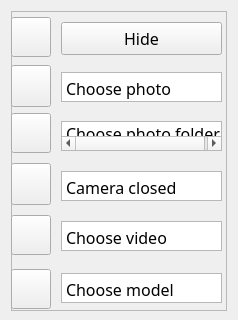
         <widget class="QWidget" name="Sidebar" native="true">
          <property name="styleSheet">
           <string notr="true"/>
          </property>
          <layout class="QVBoxLayout" name="verticalLayout_3" stretch="0">
           <property name="sizeConstraint">
            <enum>QLayout::SetDefaultConstraint</enum>
           </property>
           <property name="bottomMargin">
            <number>9</number>
           </property>
           <item>
            <widget class="QFrame" name="frame">
             <property name="minimumSize">
              <size>
               <width>216</width>
               <height>300</height>
              </size>
             </property>
             <property name="frameShape">
              <enum>QFrame::StyledPanel</enum>
             </property>
             <property name="frameShadow">
              <enum>QFrame::Raised</enum>
             </property>
             <widget class="QToolButton" name="toolButton_camera">
              <property name="geometry">
               <rect>
                <x>0</x>
                <y>152</y>
                <width>40</width>
                <height>42</height>
               </rect>
              </property>
              <property name="minimumSize">
               <size>
                <width>40</width>
                <height>40</height>
               </size>
              </property>
              <property name="maximumSize">
               <size>
                <width>45</width>
                <height>45</height>
               </size>
              </property>
              <property name="cursor">
               <cursorShape>PointingHandCursor</cursorShape>
              </property>
              <property name="toolTip">
               <string>开启摄像头</string>
              </property>
              <property name="autoFillBackground">
               <bool>false</bool>
              </property>
              <property name="text">
               <string/>
              </property>
              <property name="icon">
               <iconset resource="RecSystem.qrc">
                <normaloff>:/images/icons/g1.png</normaloff>:/images/icons/g1.png</iconset>
              </property>
              <property name="iconSize">
               <size>
                <width>50</width>
                <height>39</height>
               </size>
              </property>
              <property name="popupMode">
               <enum>QToolButton::DelayedPopup</enum>
              </property>
              <property name="toolButtonStyle">
               <enum>Qt::ToolButtonTextUnderIcon</enum>
              </property>
              <property name="autoRaise">
               <bool>false</bool>
              </property>
              <property name="arrowType">
               <enum>Qt::NoArrow</enum>
              </property>
             </widget>
             <widget class="QTextEdit" name="textEdit_camera">
              <property name="geometry">
               <rect>
                <x>50</x>
                <y>160</y>
                <width>161</width>
                <height>30</height>
               </rect>
              </property>
              <property name="sizePolicy">
               <sizepolicy hsizetype="Fixed" vsizetype="Fixed">
                <horstretch>0</horstretch>
                <verstretch>0</verstretch>
               </sizepolicy>
              </property>
              <property name="minimumSize">
               <size>
                <width>150</width>
                <height>30</height>
               </size>
              </property>
              <property name="maximumSize">
               <size>
                <width>280</width>
                <height>40</height>
               </size>
              </property>
              <property name="font">
               <font>
                <family>12pt 华为仿宋</family>
                <pointsize>12</pointsize>
                <italic>false</italic>
                <bold>false</bold>
               </font>
              </property>
              <property name="locale">
               <locale language="English" country="UnitedStates"/>
              </property>
              <property name="verticalScrollBarPolicy">
               <enum>Qt::ScrollBarAlwaysOff</enum>
              </property>
              <property name="horizontalScrollBarPolicy">
               <enum>Qt::ScrollBarAsNeeded</enum>
              </property>
              <property name="lineWrapMode">
               <enum>QTextEdit::NoWrap</enum>
              </property>
              <property name="readOnly">
               <bool>true</bool>
              </property>
              <property name="html">
               <string>&lt;!DOCTYPE HTML PUBLIC &quot;-//W3C//DTD HTML 4.0//EN&quot; &quot;http://www.w3.org/TR/REC-html40/strict.dtd&quot;&gt;
&lt;html&gt;&lt;head&gt;&lt;meta name=&quot;qrichtext&quot; content=&quot;1&quot; /&gt;&lt;meta charset=&quot;utf-8&quot; /&gt;&lt;style type=&quot;text/css&quot;&gt;
p, li { white-space: pre-wrap; }
hr { height: 1px; border-width: 0; }
li.unchecked::marker { content: &quot;\2610&quot;; }
li.checked::marker { content: &quot;\2612&quot;; }
&lt;/style&gt;&lt;/head&gt;&lt;body style=&quot; font-family:'12pt 华为仿宋'; font-size:12pt; font-weight:400; font-style:normal;&quot;&gt;
&lt;p style=&quot; margin-top:0px; margin-bottom:0px; margin-left:0px; margin-right:0px; -qt-block-indent:0; text-indent:0px;&quot;&gt;&lt;span style=&quot; font-family:'Adobe Devanagari';&quot;&gt;Camera closed&lt;/span&gt;&lt;/p&gt;&lt;/body&gt;&lt;/html&gt;</string>
              </property>
             </widget>
             <widget class="QToolButton" name="toolButton_file">
              <property name="geometry">
               <rect>
                <x>0</x>
                <y>54</y>
                <width>40</width>
                <height>42</height>
               </rect>
              </property>
              <property name="minimumSize">
               <size>
                <width>40</width>
                <height>40</height>
               </size>
              </property>
              <property name="maximumSize">
               <size>
                <width>45</width>
                <height>45</height>
               </size>
              </property>
              <property name="cursor">
               <cursorShape>PointingHandCursor</cursorShape>
              </property>
              <property name="toolTip">
               <string>选择图片</string>
              </property>
              <property name="autoFillBackground">
               <bool>false</bool>
              </property>
              <property name="text">
               <string/>
              </property>
              <property name="icon">
               <iconset resource="RecSystem.qrc">
                <normaloff>:/images/icons/recovery.png</normaloff>:/images/icons/recovery.png</iconset>
              </property>
              <property name="iconSize">
               <size>
                <width>50</width>
                <height>40</height>
               </size>
              </property>
              <property name="popupMode">
               <enum>QToolButton::DelayedPopup</enum>
              </property>
              <property name="toolButtonStyle">
               <enum>Qt::ToolButtonTextUnderIcon</enum>
              </property>
              <property name="autoRaise">
               <bool>false</bool>
              </property>
              <property name="arrowType">
               <enum>Qt::NoArrow</enum>
              </property>
             </widget>
             <widget class="QTextEdit" name="textEdit_image">
              <property name="geometry">
               <rect>
                <x>50</x>
                <y>61</y>
                <width>161</width>
                <height>30</height>
               </rect>
              </property>
              <property name="sizePolicy">
               <sizepolicy hsizetype="Fixed" vsizetype="Fixed">
                <horstretch>0</horstretch>
                <verstretch>0</verstretch>
               </sizepolicy>
              </property>
              <property name="minimumSize">
               <size>
                <width>150</width>
                <height>30</height>
               </size>
              </property>
              <property name="maximumSize">
               <size>
                <width>280</width>
                <height>40</height>
               </size>
              </property>
              <property name="font">
               <font>
                <family>12pt 华为仿宋</family>
                <pointsize>12</pointsize>
                <italic>false</italic>
                <bold>false</bold>
               </font>
              </property>
              <property name="layoutDirection">
               <enum>Qt::LeftToRight</enum>
              </property>
              <property name="locale">
               <locale language="English" country="UnitedStates"/>
              </property>
              <property name="verticalScrollBarPolicy">
               <enum>Qt::ScrollBarAlwaysOff</enum>
              </property>
              <property name="horizontalScrollBarPolicy">
               <enum>Qt::ScrollBarAsNeeded</enum>
              </property>
              <property name="lineWrapMode">
               <enum>QTextEdit::NoWrap</enum>
              </property>
              <property name="readOnly">
               <bool>true</bool>
              </property>
              <property name="html">
               <string>&lt;!DOCTYPE HTML PUBLIC &quot;-//W3C//DTD HTML 4.0//EN&quot; &quot;http://www.w3.org/TR/REC-html40/strict.dtd&quot;&gt;
&lt;html&gt;&lt;head&gt;&lt;meta name=&quot;qrichtext&quot; content=&quot;1&quot; /&gt;&lt;meta charset=&quot;utf-8&quot; /&gt;&lt;style type=&quot;text/css&quot;&gt;
p, li { white-space: pre-wrap; }
hr { height: 1px; border-width: 0; }
li.unchecked::marker { content: &quot;\2610&quot;; }
li.checked::marker { content: &quot;\2612&quot;; }
&lt;/style&gt;&lt;/head&gt;&lt;body style=&quot; font-family:'12pt 华为仿宋'; font-size:12pt; font-weight:400; font-style:normal;&quot;&gt;
&lt;p style=&quot; margin-top:0px; margin-bottom:0px; margin-left:0px; margin-right:0px; -qt-block-indent:0; text-indent:0px;&quot;&gt;&lt;span style=&quot; font-family:'Adobe Devanagari';&quot;&gt;Choose photo&lt;/span&gt;&lt;/p&gt;&lt;/body&gt;&lt;/html&gt;</string>
              </property>
             </widget>
             <widget class="QToolButton" name="toolButton_model">
              <property name="geometry">
               <rect>
                <x>0</x>
                <y>258</y>
                <width>40</width>
                <height>40</height>
               </rect>
              </property>
              <property name="minimumSize">
               <size>
                <width>40</width>
                <height>40</height>
               </size>
              </property>
              <property name="maximumSize">
               <size>
                <width>45</width>
                <height>45</height>
               </size>
              </property>
              <property name="cursor">
               <cursorShape>PointingHandCursor</cursorShape>
              </property>
              <property name="toolTip">
               <string>使用默认模型</string>
              </property>
              <property name="autoFillBackground">
               <bool>false</bool>
              </property>
              <property name="text">
               <string/>
              </property>
              <property name="icon">
               <iconset resource="RecSystem.qrc">
                <normaloff>:/images/icons/model.png</normaloff>:/images/icons/model.png</iconset>
              </property>
              <property name="iconSize">
               <size>
                <width>40</width>
                <height>39</height>
               </size>
              </property>
              <property name="popupMode">
               <enum>QToolButton::DelayedPopup</enum>
              </property>
              <property name="toolButtonStyle">
               <enum>Qt::ToolButtonTextUnderIcon</enum>
              </property>
              <property name="autoRaise">
               <bool>false</bool>
              </property>
              <property name="arrowType">
               <enum>Qt::NoArrow</enum>
              </property>
             </widget>
             <widget class="QTextEdit" name="textEdit_model">
              <property name="geometry">
               <rect>
                <x>50</x>
                <y>262</y>
                <width>161</width>
                <height>30</height>
               </rect>
              </property>
              <property name="sizePolicy">
               <sizepolicy hsizetype="Fixed" vsizetype="Fixed">
                <horstretch>0</horstretch>
                <verstretch>0</verstretch>
               </sizepolicy>
              </property>
              <property name="minimumSize">
               <size>
                <width>150</width>
                <height>30</height>
               </size>
              </property>
              <property name="maximumSize">
               <size>
                <width>280</width>
                <height>40</height>
               </size>
              </property>
              <property name="font">
               <font>
                <family>12pt 华为仿宋</family>
                <pointsize>12</pointsize>
                <italic>false</italic>
                <bold>false</bold>
               </font>
              </property>
              <property name="locale">
               <locale language="English" country="UnitedStates"/>
              </property>
              <property name="verticalScrollBarPolicy">
               <enum>Qt::ScrollBarAlwaysOff</enum>
              </property>
              <property name="horizontalScrollBarPolicy">
               <enum>Qt::ScrollBarAsNeeded</enum>
              </property>
              <property name="lineWrapMode">
               <enum>QTextEdit::NoWrap</enum>
              </property>
              <property name="readOnly">
               <bool>true</bool>
              </property>
              <property name="html">
               <string>&lt;!DOCTYPE HTML PUBLIC &quot;-//W3C//DTD HTML 4.0//EN&quot; &quot;http://www.w3.org/TR/REC-html40/strict.dtd&quot;&gt;
&lt;html&gt;&lt;head&gt;&lt;meta name=&quot;qrichtext&quot; content=&quot;1&quot; /&gt;&lt;meta charset=&quot;utf-8&quot; /&gt;&lt;style type=&quot;text/css&quot;&gt;
p, li { white-space: pre-wrap; }
hr { height: 1px; border-width: 0; }
li.unchecked::marker { content: &quot;\2610&quot;; }
li.checked::marker { content: &quot;\2612&quot;; }
&lt;/style&gt;&lt;/head&gt;&lt;body style=&quot; font-family:'12pt 华为仿宋'; font-size:12pt; font-weight:400; font-style:normal;&quot;&gt;
&lt;p style=&quot; margin-top:0px; margin-bottom:0px; margin-left:0px; margin-right:0px; -qt-block-indent:0; text-indent:0px;&quot;&gt;&lt;span style=&quot; font-family:'Adobe Devanagari';&quot;&gt;Choose model&lt;/span&gt;&lt;/p&gt;&lt;/body&gt;&lt;/html&gt;</string>
              </property>
             </widget>
             <widget class="QToolButton" name="toolButton_folder">
              <property name="geometry">
               <rect>
                <x>0</x>
                <y>102</y>
                <width>40</width>
                <height>40</height>
               </rect>
              </property>
              <property name="minimumSize">
               <size>
                <width>40</width>
                <height>40</height>
               </size>
              </property>
              <property name="maximumSize">
               <size>
                <width>45</width>
                <height>45</height>
               </size>
              </property>
              <property name="cursor">
               <cursorShape>PointingHandCursor</cursorShape>
              </property>
              <property name="toolTip">
               <string>选择图片文件夹</string>
              </property>
              <property name="autoFillBackground">
               <bool>false</bool>
              </property>
              <property name="text">
               <string/>
              </property>
              <property name="icon">
               <iconset resource="RecSystem.qrc">
                <normaloff>:/images/icons/folder.png</normaloff>:/images/icons/folder.png</iconset>
              </property>
              <property name="iconSize">
               <size>
                <width>50</width>
                <height>39</height>
               </size>
              </property>
              <property name="popupMode">
               <enum>QToolButton::DelayedPopup</enum>
              </property>
              <property name="toolButtonStyle">
               <enum>Qt::ToolButtonTextUnderIcon</enum>
              </property>
              <property name="autoRaise">
               <bool>false</bool>
              </property>
              <property name="arrowType">
               <enum>Qt::NoArrow</enum>
              </property>
             </widget>
             <widget class="QTextEdit" name="textEdit_imgFolder">
              <property name="geometry">
               <rect>
                <x>50</x>
                <y>110</y>
                <width>161</width>
                <height>30</height>
               </rect>
              </property>
              <property name="sizePolicy">
               <sizepolicy hsizetype="Fixed" vsizetype="Fixed">
                <horstretch>0</horstretch>
                <verstretch>0</verstretch>
               </sizepolicy>
              </property>
              <property name="minimumSize">
               <size>
                <width>150</width>
                <height>30</height>
               </size>
              </property>
              <property name="maximumSize">
               <size>
                <width>280</width>
                <height>40</height>
               </size>
              </property>
              <property name="font">
               <font>
                <family>12pt 华为仿宋</family>
                <pointsize>12</pointsize>
                <italic>false</italic>
                <bold>false</bold>
               </font>
              </property>
              <property name="layoutDirection">
               <enum>Qt::LeftToRight</enum>
              </property>
              <property name="locale">
               <locale language="English" country="UnitedStates"/>
              </property>
              <property name="verticalScrollBarPolicy">
               <enum>Qt::ScrollBarAlwaysOff</enum>
              </property>
              <property name="horizontalScrollBarPolicy">
               <enum>Qt::ScrollBarAsNeeded</enum>
              </property>
              <property name="lineWrapMode">
               <enum>QTextEdit::NoWrap</enum>
              </property>
              <property name="readOnly">
               <bool>true</bool>
              </property>
              <property name="html">
               <string>&lt;!DOCTYPE HTML PUBLIC &quot;-//W3C//DTD HTML 4.0//EN&quot; &quot;http://www.w3.org/TR/REC-html40/strict.dtd&quot;&gt;
&lt;html&gt;&lt;head&gt;&lt;meta name=&quot;qrichtext&quot; content=&quot;1&quot; /&gt;&lt;meta charset=&quot;utf-8&quot; /&gt;&lt;style type=&quot;text/css&quot;&gt;
p, li { white-space: pre-wrap; }
hr { height: 1px; border-width: 0; }
li.unchecked::marker { content: &quot;\2610&quot;; }
li.checked::marker { content: &quot;\2612&quot;; }
&lt;/style&gt;&lt;/head&gt;&lt;body style=&quot; font-family:'12pt 华为仿宋'; font-size:12pt; font-weight:400; font-style:normal;&quot;&gt;
&lt;p style=&quot; margin-top:0px; margin-bottom:0px; margin-left:0px; margin-right:0px; -qt-block-indent:0; text-indent:0px;&quot;&gt;&lt;span style=&quot; font-family:'Adobe Devanagari';&quot;&gt;Choose photo folder&lt;/span&gt;&lt;/p&gt;&lt;/body&gt;&lt;/html&gt;</string>
              </property>
             </widget>
             <widget class="QToolButton" name="toolButton_video">
              <property name="geometry">
               <rect>
                <x>0</x>
                <y>204</y>
                <width>40</width>
                <height>40</height>
               </rect>
              </property>
              <property name="minimumSize">
               <size>
                <width>40</width>
                <height>40</height>
               </size>
              </property>
              <property name="maximumSize">
               <size>
                <width>45</width>
                <height>45</height>
               </size>
              </property>
              <property name="cursor">
               <cursorShape>PointingHandCursor</cursorShape>
              </property>
              <property name="toolTip">
               <string>选择视频</string>
              </property>
              <property name="autoFillBackground">
               <bool>false</bool>
              </property>
              <property name="text">
               <string/>
              </property>
              <property name="icon">
               <iconset resource="RecSystem.qrc">
                <normaloff>:/images/icons/video.png</normaloff>:/images/icons/video.png</iconset>
              </property>
              <property name="iconSize">
               <size>
                <width>40</width>
                <height>40</height>
               </size>
              </property>
              <property name="popupMode">
               <enum>QToolButton::DelayedPopup</enum>
              </property>
              <property name="toolButtonStyle">
               <enum>Qt::ToolButtonTextUnderIcon</enum>
              </property>
              <property name="autoRaise">
               <bool>false</bool>
              </property>
              <property name="arrowType">
               <enum>Qt::NoArrow</enum>
              </property>
             </widget>
             <widget class="QTextEdit" name="textEdit_video">
              <property name="geometry">
               <rect>
                <x>50</x>
                <y>210</y>
                <width>161</width>
                <height>30</height>
               </rect>
              </property>
              <property name="sizePolicy">
               <sizepolicy hsizetype="Fixed" vsizetype="Fixed">
                <horstretch>0</horstretch>
                <verstretch>0</verstretch>
               </sizepolicy>
              </property>
              <property name="minimumSize">
               <size>
                <width>150</width>
                <height>30</height>
               </size>
              </property>
              <property name="maximumSize">
               <size>
                <width>280</width>
                <height>40</height>
               </size>
              </property>
              <property name="font">
               <font>
                <family>12pt 华为仿宋</family>
                <pointsize>12</pointsize>
                <italic>false</italic>
                <bold>false</bold>
               </font>
              </property>
              <property name="layoutDirection">
               <enum>Qt::LeftToRight</enum>
              </property>
              <property name="locale">
               <locale language="English" country="UnitedStates"/>
              </property>
              <property name="verticalScrollBarPolicy">
               <enum>Qt::ScrollBarAlwaysOff</enum>
              </property>
              <property name="horizontalScrollBarPolicy">
               <enum>Qt::ScrollBarAsNeeded</enum>
              </property>
              <property name="lineWrapMode">
               <enum>QTextEdit::NoWrap</enum>
              </property>
              <property name="readOnly">
               <bool>true</bool>
              </property>
              <property name="html">
               <string>&lt;!DOCTYPE HTML PUBLIC &quot;-//W3C//DTD HTML 4.0//EN&quot; &quot;http://www.w3.org/TR/REC-html40/strict.dtd&quot;&gt;
&lt;html&gt;&lt;head&gt;&lt;meta name=&quot;qrichtext&quot; content=&quot;1&quot; /&gt;&lt;meta charset=&quot;utf-8&quot; /&gt;&lt;style type=&quot;text/css&quot;&gt;
p, li { white-space: pre-wrap; }
hr { height: 1px; border-width: 0; }
li.unchecked::marker { content: &quot;\2610&quot;; }
li.checked::marker { content: &quot;\2612&quot;; }
&lt;/style&gt;&lt;/head&gt;&lt;body style=&quot; font-family:'12pt 华为仿宋'; font-size:12pt; font-weight:400; font-style:normal;&quot;&gt;
&lt;p style=&quot; margin-top:0px; margin-bottom:0px; margin-left:0px; margin-right:0px; -qt-block-indent:0; text-indent:0px;&quot;&gt;&lt;span style=&quot; font-family:'Adobe Devanagari';&quot;&gt;Choose video&lt;/span&gt;&lt;/p&gt;&lt;/body&gt;&lt;/html&gt;</string>
              </property>
             </widget>
             <widget class="QToolButton" name="loginTitle">
              <property name="geometry">
               <rect>
                <x>-2</x>
                <y>670</y>
                <width>45</width>
                <height>45</height>
               </rect>
              </property>
              <property name="minimumSize">
               <size>
                <width>45</width>
                <height>45</height>
               </size>
              </property>
              <property name="maximumSize">
               <size>
                <width>45</width>
                <height>45</height>
               </size>
              </property>
              <property name="cursor">
               <cursorShape>PointingHandCursor</cursorShape>
              </property>
              <property name="toolTip">
               <string>登录信息</string>
              </property>
              <property name="autoFillBackground">
               <bool>false</bool>
              </property>
              <property name="styleSheet">
               <string notr="true">QToolButton{
	border-image: url(:/login/icons/user.png);
	background-color: transparent;
	border-radius:5px;
	border:3px;
}

QToolButton::hover{
     border:2px;
}

QToolButton::pressed{
     border:1px;
}</string>
              </property>
              <property name="text">
               <string/>
              </property>
              <property name="iconSize">
               <size>
                <width>40</width>
                <height>40</height>
               </size>
              </property>
              <property name="popupMode">
               <enum>QToolButton::DelayedPopup</enum>
              </property>
              <property name="toolButtonStyle">
               <enum>Qt::ToolButtonTextUnderIcon</enum>
              </property>
              <property name="autoRaise">
               <bool>false</bool>
              </property>
              <property name="arrowType">
               <enum>Qt::NoArrow</enum>
              </property>
             </widget>
             <widget class="QToolButton" name="toolButton_menu">
              <property name="geometry">
               <rect>
                <x>0</x>
                <y>6</y>
                <width>40</width>
                <height>40</height>
               </rect>
              </property>
              <property name="minimumSize">
               <size>
                <width>40</width>
                <height>40</height>
               </size>
              </property>
              <property name="maximumSize">
               <size>
                <width>45</width>
                <height>45</height>
               </size>
              </property>
              <property name="cursor">
               <cursorShape>PointingHandCursor</cursorShape>
              </property>
              <property name="toolTip">
               <string>弹出显示</string>
              </property>
              <property name="autoFillBackground">
               <bool>false</bool>
              </property>
              <property name="text">
               <string/>
              </property>
              <property name="icon">
               <iconset resource="RecSystem.qrc">
                <normaloff>:/images/icons/burger-menu.png</normaloff>:/images/icons/burger-menu.png</iconset>
              </property>
              <property name="iconSize">
               <size>
                <width>50</width>
                <height>39</height>
               </size>
              </property>
              <property name="popupMode">
               <enum>QToolButton::DelayedPopup</enum>
              </property>
              <property name="toolButtonStyle">
               <enum>Qt::ToolButtonTextUnderIcon</enum>
              </property>
              <property name="autoRaise">
               <bool>false</bool>
              </property>
              <property name="arrowType">
               <enum>Qt::NoArrow</enum>
              </property>
             </widget>
             <widget class="QPushButton" name="pushButton_hide">
              <property name="geometry">
               <rect>
                <x>50</x>
                <y>11</y>
                <width>161</width>
                <height>33</height>
               </rect>
              </property>
              <property name="minimumSize">
               <size>
                <width>150</width>
                <height>30</height>
               </size>
              </property>
              <property name="maximumSize">
               <size>
                <width>280</width>
                <height>40</height>
               </size>
              </property>
              <property name="font">
               <font>
                <family>12pt 华为仿宋</family>
                <pointsize>12</pointsize>
                <italic>false</italic>
                <bold>false</bold>
               </font>
              </property>
              <property name="cursor">
               <cursorShape>PointingHandCursor</cursorShape>
              </property>
              <property name="text">
               <string>Hide</string>
              </property>
             </widget>
            </widget>
           </item>
          </layout>
         </widget>
